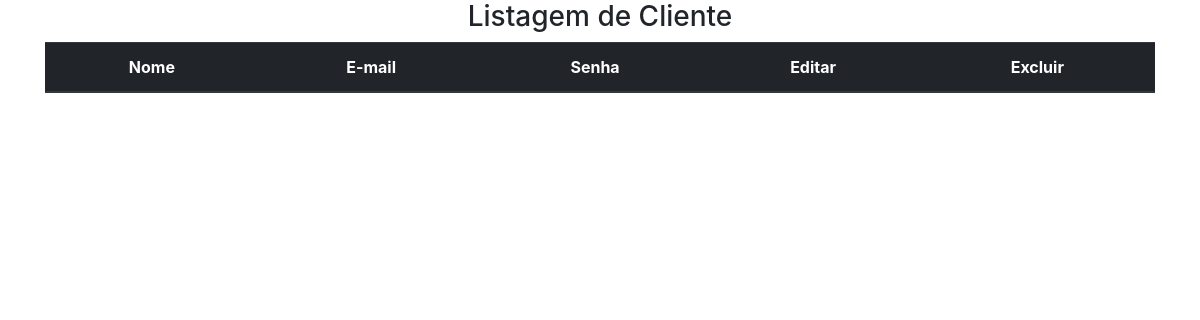
Before: /listarCliente.php with the older database file.
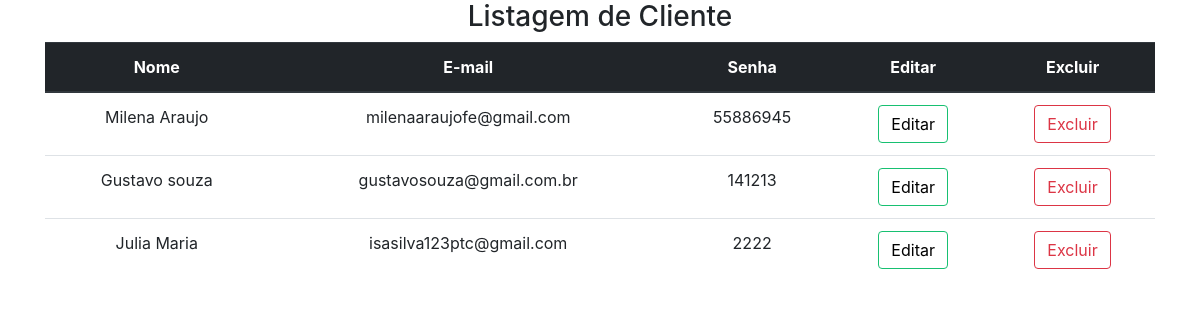
After: the same page with the newer database file.
### tables this page shows
CREATE TABLE IF NOT EXISTS `cadastrositeapp` (
  `idCadastroSiteApp` int(11) NOT NULL AUTO_INCREMENT,
  `nome` varchar(45) NOT NULL,
  `email` varchar(55) NOT NULL,
  `senha` varchar(15) NOT NULL,
  PRIMARY KEY (`idCadastroSiteApp`)
);

### listarCliente.php (the view, shortened to what this page needs)
<!DOCTYPE html>
<html lang="pt-br">
<head>
  <link rel="stylesheet" href="css/bootstrap/bootstrap.min.css">
  <link rel="stylesheet" href="css/bootstrap/bootstrap.css">
  <link rel="stylesheet" href="css/style.css">
</head>
<body>
<section>
        <div class="container text-center">
            <h3>Listagem de Cliente</h3>
            <table class="table">
                <thead class="thead-dark">
                    <tr>
                        <th scope="col">Nome</th>
                        <th scope="col">E-mail</th>
                        <th scope="col">Senha</th>
                        <th scope="col">Editar</th>
                        <th scope="col">Excluir</th>
                    </tr>
                </thead>
                <?php
                    include 'conexao.php';
                    $sql = "SELECT * FROM `cadastroSiteApp`";
                    $busca = mysqli_query($conexao, $sql);
                    while ($array = mysqli_fetch_array($busca)) {
                        $idCadastroSiteApp  =  $array['idCadastroSiteApp'];
                        $nome       =  $array['nome'];
                        $email      =  $array['email'];
                        $senha      =  $array['senha'];
                ?>
                    <tr>
                        <td> <?php echo $nome   ?> </td>
                        <td> <?php echo $email  ?> </td>
                        <td> <?php echo $senha  ?> </td>
                        <td><a href="editarCliente.php?id=<?php echo $idCadastroSiteApp ?>"><button type="button" class="btn btn-outline-success">Editar</button></a></td>
                        <td><a href="deletarCliente.php?id=<?php echo $idCadastroSiteApp ?>"><button type="button" class="btn btn-outline-danger">Excluir</button></a></td>
                    </tr>
                <?php } ?>
            </table>
        </div>
    </section>
</body>
</html>

### css/style.css (style rules this page uses)
* { margin: 0%; padding: 0%; }
body { min-width: 1000px; background-attachment: fixed; background-position: center; background-size: cover; background-repeat: no-repeat; background-position: fixed; overflow-x: hidden; }

Changed rows visible on the page:
added cadastrositeapp: nome "Milena Araujo", email "milenaaraujofe@gmail.com", senha "55886945"
added cadastrositeapp: nome "Gustavo souza", email "gustavosouza@gmail.com.br", senha "141213"
added cadastrositeapp: nome "Julia Maria", email "isasilva123ptc@gmail.com", senha "2222"
